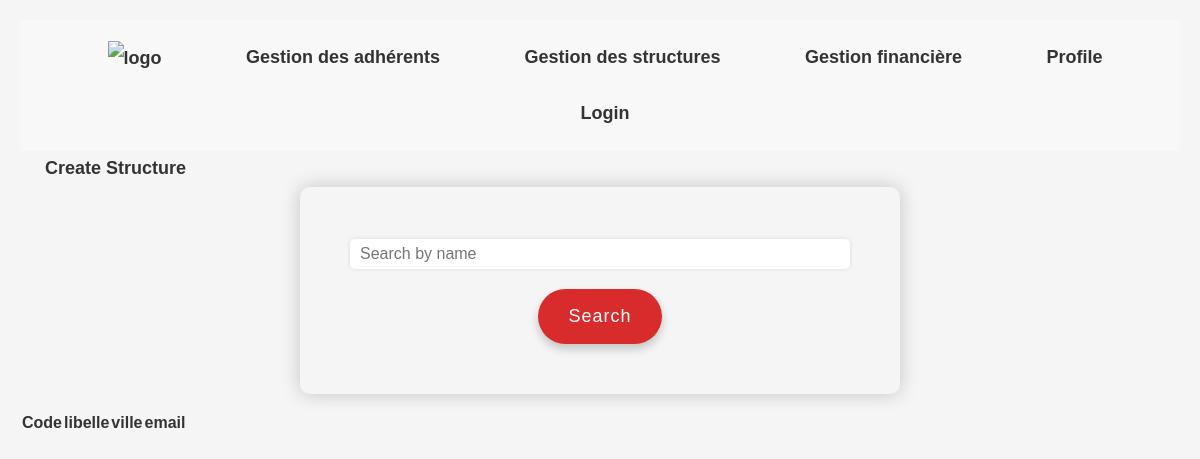
Page /gestion_structure/ on the earlier database version.
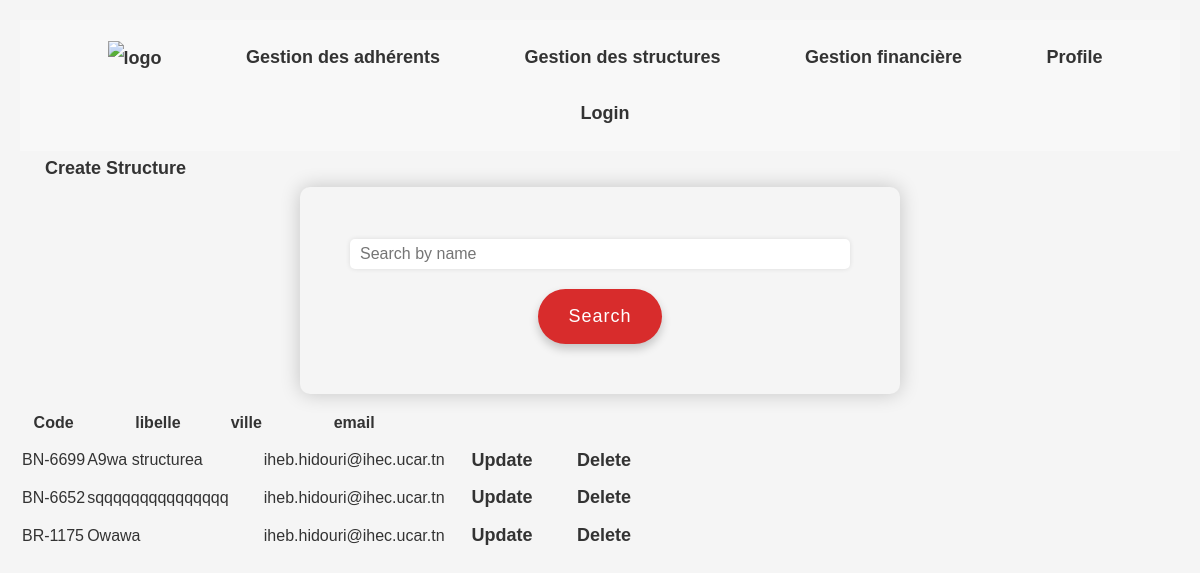
Same page on the later database version.
### base/models.py (models this page shows, shortened)
class Structure(models.Model):
    BN = 'BN'
    BR = 'BR'
    BL = 'BL'
    PR = 'PR'
    TYPE_CHOICES = [
        (BN, 'Bureau National'),
        (BR, 'Bureau regional'),
        (BL, 'Bureau Local'),
        (PR, 'Projet'),
    ]
    code_structure = models.CharField(max_length=6)
    type = models.CharField(max_length=2, choices=TYPE_CHOICES)
    libelle = models.CharField(max_length=20)
    rue = models.CharField(max_length=20)
    governat = models.ForeignKey(Governat, on_delete=models.CASCADE , related_name='structures')
    delegation = models.ForeignKey(Delegation, on_delete=models.CASCADE , related_name='structures')
    code_postal = models.CharField(max_length=4)
    telephone = models.CharField(max_length=20)
    email = models.EmailField()
    date_creation = models.DateField()
    date_ag = models.DateField()

### base/views.py (the view)
# urls.py: path('gestion_structure/' , views.gestion_structure , name="gestion_structure"),
def gestion_structure (request) :
    query = request.GET.get('q')  # retrieve the search query from the request parameters
    if query:  # if there is a search query
        structures = Structure.objects.filter(  # retrieve structures that contain the search query in their code or label
            Q(code_structure__icontains=query) | Q(libelle__icontains=query)
        )
    else:  # if there is no search query
        structures = Structure.objects.all()  # retrieve all structures
    context = {'structures': structures}  # create a dictionary to store the structures and pass it to the view
    return render (request , 'base/gestion_structure.html', context)  # render the HTML template with the context data

### base/templates/base/gestion_structure.html (shortened to what this page needs)
{% extends 'main.html' %}
{% block content %}
<div>
  <a href="{% url 'create-structure' %}">Create Structure</a>
  <form method="GET" action="{% url 'gestion_structure' %}">
    <input type="text" name="q" placeholder="Search by name">
    <button type="submit">Search</button>
  </form>
  <table>
    <thead>
      <tr>
        <th>Code</th>
        <th>libelle</th>
        <th>ville</th>
        <th>email</th>
      </tr>
    </thead>
    <tbody>
      {% for structure in structures %}
        <tr>
          <td>{{ structure.code_structure }}</td>
          <td>{{ structure.libelle }}</td>
          <td>{{ structure.ville }}</td>
          <td>{{ structure.email }}</td>
          <td>
            <a href="{% url 'update-structure' structure.id %}">Update</a>
            <a href="{% url 'delete-structure' structure.id %}">Delete</a>
          </td>
        </tr>
      {% endfor %}
    </tbody>
  </table>
{% endblock  %}

Differences in the rows shown:
added Structure: code_structure "BN-6699", libelle "A9wa structurea", email "iheb.hidouri@ihec.ucar.tn"
added Structure: code_structure "BN-6652", libelle "sqqqqqqqqqqqqqqq", email "iheb.hidouri@ihec.ucar.tn"
added Structure: code_structure "BR-1175", libelle "Owawa", email "iheb.hidouri@ihec.ucar.tn"
